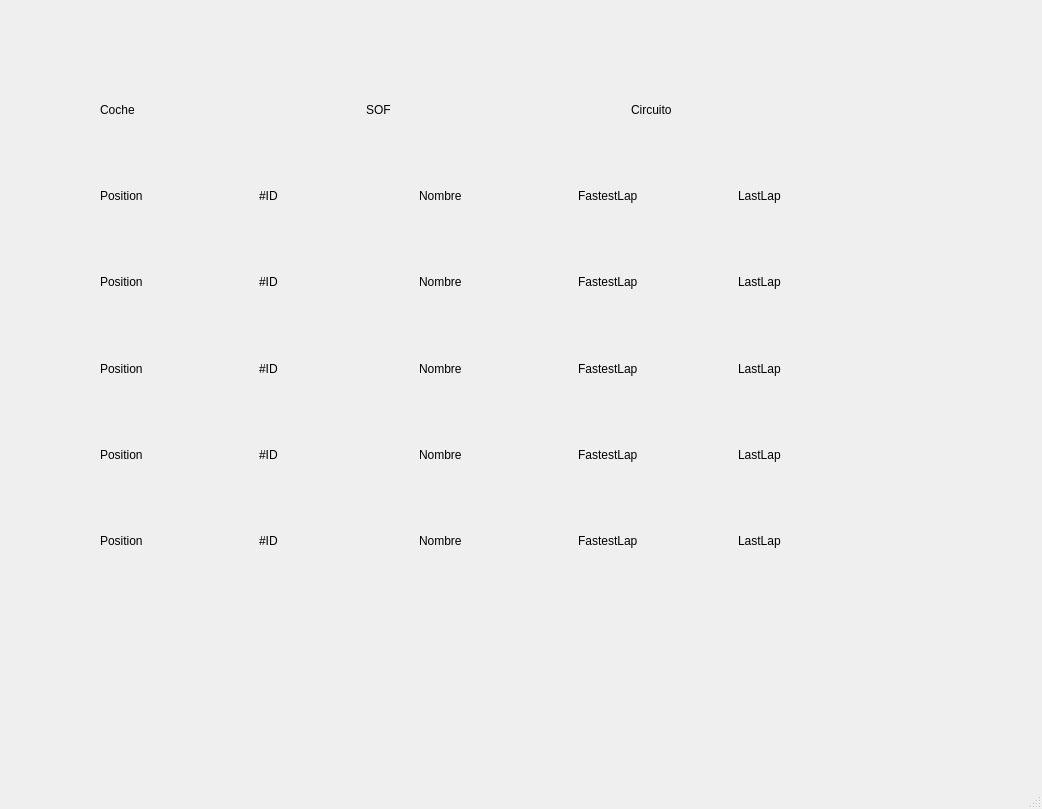
<?xml version="1.0" encoding="UTF-8"?>
<ui version="4.0">
 <class>MainWindow</class>
 <widget class="QMainWindow" name="MainWindow">
  <property name="geometry">
   <rect>
    <x>0</x>
    <y>0</y>
    <width>1042</width>
    <height>809</height>
   </rect>
  </property>
  <property name="windowTitle">
   <string>MainWindow</string>
  </property>
  <widget class="QWidget" name="centralwidget">
   <widget class="QWidget" name="verticalLayoutWidget">
    <property name="geometry">
     <rect>
      <x>100</x>
      <y>70</y>
      <width>791</width>
      <height>511</height>
     </rect>
    </property>
    <layout class="QVBoxLayout" name="verticalLayout">
     <item>
      <layout class="QHBoxLayout" name="horizontalLayout_6">
       <item>
        <widget class="QLabel" name="lblCar">
         <property name="text">
          <string>Coche</string>
         </property>
        </widget>
       </item>
       <item>
        <widget class="QLabel" name="lblSOF">
         <property name="text">
          <string>SOF</string>
         </property>
        </widget>
       </item>
       <item>
        <widget class="QLabel" name="lblCircuito">
         <property name="text">
          <string>Circuito</string>
         </property>
        </widget>
       </item>
      </layout>
     </item>
     <item>
      <layout class="QHBoxLayout" name="horizontalLayout_7">
       <item>
        <widget class="QLabel" name="lblPosition_1">
         <property name="text">
          <string>Position</string>
         </property>
        </widget>
       </item>
       <item>
        <widget class="QLabel" name="lblID_1">
         <property name="text">
          <string>#ID</string>
         </property>
        </widget>
       </item>
       <item>
        <widget class="QLabel" name="lblNombre_1">
         <property name="text">
          <string>Nombre</string>
         </property>
        </widget>
       </item>
       <item>
        <widget class="QLabel" name="lblFastLap_1">
         <property name="text">
          <string>FastestLap</string>
         </property>
        </widget>
       </item>
       <item>
        <widget class="QLabel" name="lblLastLap_1">
         <property name="text">
          <string>LastLap</string>
         </property>
        </widget>
       </item>
      </layout>
     </item>
     <item>
      <layout class="QHBoxLayout" name="horizontalLayout_10">
       <item>
        <widget class="QLabel" name="lblPosition_2">
         <property name="text">
          <string>Position</string>
         </property>
        </widget>
       </item>
       <item>
        <widget class="QLabel" name="lblID_2">
         <property name="text">
          <string>#ID</string>
         </property>
        </widget>
       </item>
       <item>
        <widget class="QLabel" name="lblNombre_2">
         <property name="text">
          <string>Nombre</string>
         </property>
        </widget>
       </item>
       <item>
        <widget class="QLabel" name="lblFastLap_2">
         <property name="text">
          <string>FastestLap</string>
         </property>
        </widget>
       </item>
       <item>
        <widget class="QLabel" name="lblLastLap_2">
         <property name="text">
          <string>LastLap</string>
         </property>
        </widget>
       </item>
      </layout>
     </item>
     <item>
      <layout class="QHBoxLayout" name="horizontalLayout_9">
       <item>
        <widget class="QLabel" name="lblPosition_3">
         <property name="text">
          <string>Position</string>
         </property>
        </widget>
       </item>
       <item>
        <widget class="QLabel" name="lblID_3">
         <property name="text">
          <string>#ID</string>
         </property>
        </widget>
       </item>
       <item>
        <widget class="QLabel" name="lblNombre_3">
         <property name="text">
          <string>Nombre</string>
         </property>
        </widget>
       </item>
       <item>
        <widget class="QLabel" name="lblFastLap_3">
         <property name="text">
          <string>FastestLap</string>
         </property>
        </widget>
       </item>
       <item>
        <widget class="QLabel" name="lblLastLap_3">
         <property name="text">
          <string>LastLap</string>
         </property>
        </widget>
       </item>
      </layout>
     </item>
     <item>
      <layout class="QHBoxLayout" name="horizontalLayout_8">
       <item>
        <widget class="QLabel" name="lblPosition_4">
         <property name="text">
          <string>Position</string>
         </property>
        </widget>
       </item>
       <item>
        <widget class="QLabel" name="lblID_4">
         <property name="text">
          <string>#ID</string>
         </property>
        </widget>
       </item>
       <item>
        <widget class="QLabel" name="lblNombre_4">
         <property name="text">
          <string>Nombre</string>
         </property>
        </widget>
       </item>
       <item>
        <widget class="QLabel" name="lblFastLap_4">
         <property name="text">
          <string>FastestLap</string>
         </property>
        </widget>
       </item>
       <item>
        <widget class="QLabel" name="lblLastLap_4">
         <property name="text">
          <string>LastLap</string>
         </property>
        </widget>
       </item>
      </layout>
     </item>
     <item>
      <layout class="QHBoxLayout" name="horizontalLayout_5">
       <item>
        <widget class="QLabel" name="lblPosition_5">
         <property name="text">
          <string>Position</string>
         </property>
        </widget>
       </item>
       <item>
        <widget class="QLabel" name="lblID_5">
         <property name="text">
          <string>#ID</string>
         </property>
        </widget>
       </item>
       <item>
        <widget class="QLabel" name="lblNombre_5">
         <property name="text">
          <string>Nombre</string>
         </property>
        </widget>
       </item>
       <item>
        <widget class="QLabel" name="lblFastLap_5">
         <property name="text">
          <string>FastestLap</string>
         </property>
        </widget>
       </item>
       <item>
        <widget class="QLabel" name="lblLastLap_5">
         <property name="text">
          <string>LastLap</string>
         </property>
        </widget>
       </item>
      </layout>
     </item>
    </layout>
   </widget>
  </widget>
  <widget class="QMenuBar" name="menubar">
   <property name="geometry">
    <rect>
     <x>0</x>
     <y>0</y>
     <width>1042</width>
     <height>21</height>
    </rect>
   </property>
  </widget>
  <widget class="QStatusBar" name="statusbar"/>
 </widget>
 <resources/>
 <connections/>
</ui>
